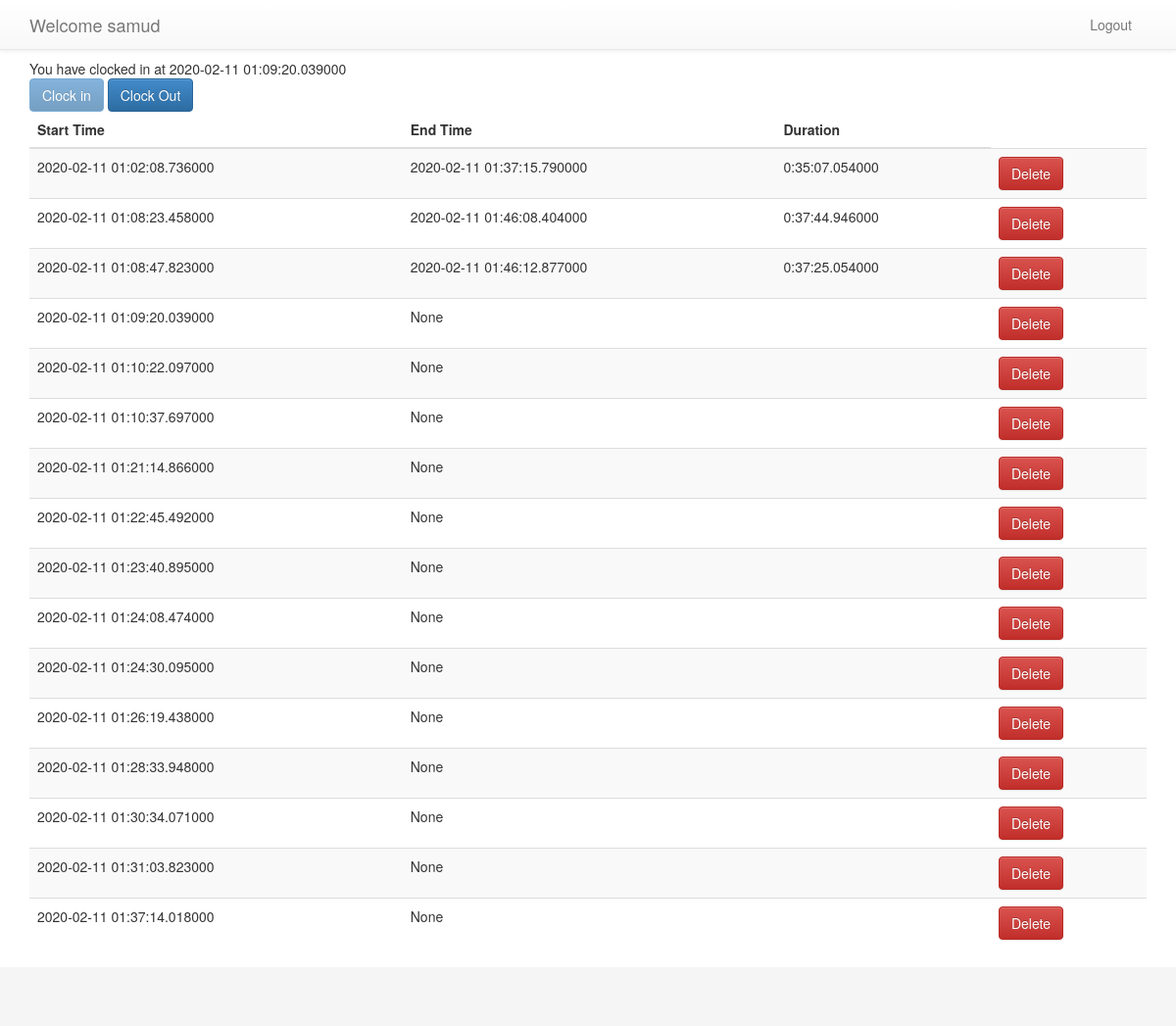
Screenshot of / (signed in) with the database file from the repository.
### models.py (models this page shows, shortened)
class User(UserMixin, Base):
    __tablename__ = 'user'
    id = Column(Integer, primary_key=True)
    name = Column(String(120), unique=True)
    email = Column(String(120), unique=True)
    password = Column(String(30))

class Tracker(Base):
    __tablename__ = 'tracker'
    id = Column(Integer, primary_key=True)
    start_time = Column(DateTime)
    end_time = Column(DateTime)
    user_id = Column(Integer, ForeignKey('user.id'),
        nullable=False)

### app.py (the view)
@app.route('/')
@login_required
def home():
    tracker = Tracker.query.filter_by(user_id=current_user.id, end_time=None).first()
    all_logs = Tracker.query.filter_by(user_id=current_user.id).all()
    trackerStartime = None
    if tracker:
        trackerStartime = tracker.start_time.__str__()
    return render_template('pages/placeholder.home.html', userId = current_user.id, trackerStartime=trackerStartime,\
                           timeLogs=all_logs, name=current_user.name)

### app.py (called while the page is built)
@login_manager.user_loader
def load_user(user_id):
    return User.query.get(int(user_id))

### templates/pages/placeholder.home.html (shortened to what this page needs)
{% extends 'layouts/main.html' %}

### templates/layouts/main.html (shortened to what this page needs)
<!doctype html>
<head>
<link type="text/css" rel="stylesheet" href="/static/css/font-awesome-4.1.0.min.css" />
<link type="text/css" rel="stylesheet" href="/static/css/bootstrap-3.1.1.min.css">
<link type="text/css" rel="stylesheet" href="/static/css/bootstrap-theme-3.1.1.min.css" />
<link type="text/css" rel="stylesheet" href="/static/css/layout.main.css" />
<link type="text/css" rel="stylesheet" href="/static/css/main.css" />
<link type="text/css" rel="stylesheet" href="/static/css/main.responsive.css" />
<link type="text/css" rel="stylesheet" href="/static/css/main.quickfix.css" />
</head>
<body>
  <div id="wrap">
    <div class="navbar navbar-default navbar-fixed-top">
      <div class="container">
        <div class="navbar-header">
          <a class="navbar-brand" href="/">Welcome {{ name }}</a>
        </div>
        <div class="collapse navbar-collapse">
          <ul class="nav navbar-nav pull-right">
            <li><a href="{{ url_for('logout') }}">Logout</a></li>
          </ul>
        </div>
      </div>
    </div>
    <main id="content" role="main" class="container">
        {% if trackerStartime %}
            <div id="clockInfo">You have clocked in at {{ trackerStartime }}</div>
            <button id="startTimer" type="button" class="btn btn-primary" disabled>Clock in</button>
            <button id="stopTimer" type="button" class="btn btn-primary">Clock Out</button>
        {% else %}
            <div id="clockInfo"></div>
            <button id="startTimer" type="button" class="btn btn-primary">Clock in</button>
            <button id="stopTimer" type="button" class="btn btn-primary" disabled>Clock Out</button>
        {% endif %}
        <div id="logs">
        {% include 'layouts/table.html' %}
        </div>
    </main>
  </div>
  <div id="footer">
  </div>
</body>
</html>

### templates/layouts/table.html
<table class="table table-striped" id="table">
      <thead>
        <tr>
          <th scope="col">Start Time</th>
          <th scope="col">End Time</th>
          <th scope="col">Duration</th>
        </tr>
      </thead>
      <tbody>
        {% for log in timeLogs %}
        <tr>
          <td>{{ log.start_time }}</td>
          <td>{{ log.end_time  }}</td>
            {% if log.end_time %}
                <td>{{ log.end_time - log.start_time  }}</td>
             {% else %}
                <td/>
            {% endif %}
          <td><button id={{ log.id }} type="button" id="delete-link" class="btn btn-danger delete-link" onclick="deleteLog.call(this)">Delete</button></td>
        </tr>
        {% endfor %}
      </tbody>
    </table>

### static/css/layout.main.css (style rules this page uses)
html, body { height: 100%; }
#wrap { min-height: 100%; height: auto !important; height: 100%; margin: 0 auto -60px; padding: 0 0 60px; }
#footer { height: 60px; background-color: #f5f5f5; }
#wrap > .container { padding: 60px 15px 0; }

### static/css/main.css (style rules this page uses)
a { cursor: pointer; }

### rows the page displays
User: name "samud"
Tracker: start_time "2020-02-11 01:02:08.736000", end_time "2020-02-11 01:37:15.790000", log.end_time-log.start_time "0:35:07.054000"
Tracker: start_time "2020-02-11 01:08:23.458000", end_time "2020-02-11 01:46:08.404000", log.end_time-log.start_time "0:37:44.946000"
Tracker: start_time "2020-02-11 01:08:47.823000", end_time "2020-02-11 01:46:12.877000", log.end_time-log.start_time "0:37:25.054000"
Tracker: start_time "2020-02-11 01:09:20.039000", end_time "None"
Tracker: start_time "2020-02-11 01:10:22.097000", end_time "None"
Tracker: start_time "2020-02-11 01:10:37.697000", end_time "None"
Tracker: start_time "2020-02-11 01:21:14.866000", end_time "None"
Tracker: start_time "2020-02-11 01:22:45.492000", end_time "None"
Tracker: start_time "2020-02-11 01:23:40.895000", end_time "None"
Tracker: start_time "2020-02-11 01:24:08.474000", end_time "None"
Tracker: start_time "2020-02-11 01:24:30.095000", end_time "None"
Tracker: start_time "2020-02-11 01:26:19.438000", end_time "None"
Tracker: start_time "2020-02-11 01:28:33.948000", end_time "None"
Tracker: start_time "2020-02-11 01:30:34.071000", end_time "None"
Tracker: start_time "2020-02-11 01:31:03.823000", end_time "None"
Tracker: start_time "2020-02-11 01:37:14.018000", end_time "None"

### other values shown
{{ trackerStartime }} "2020-02-11 01:09:20.039000"
